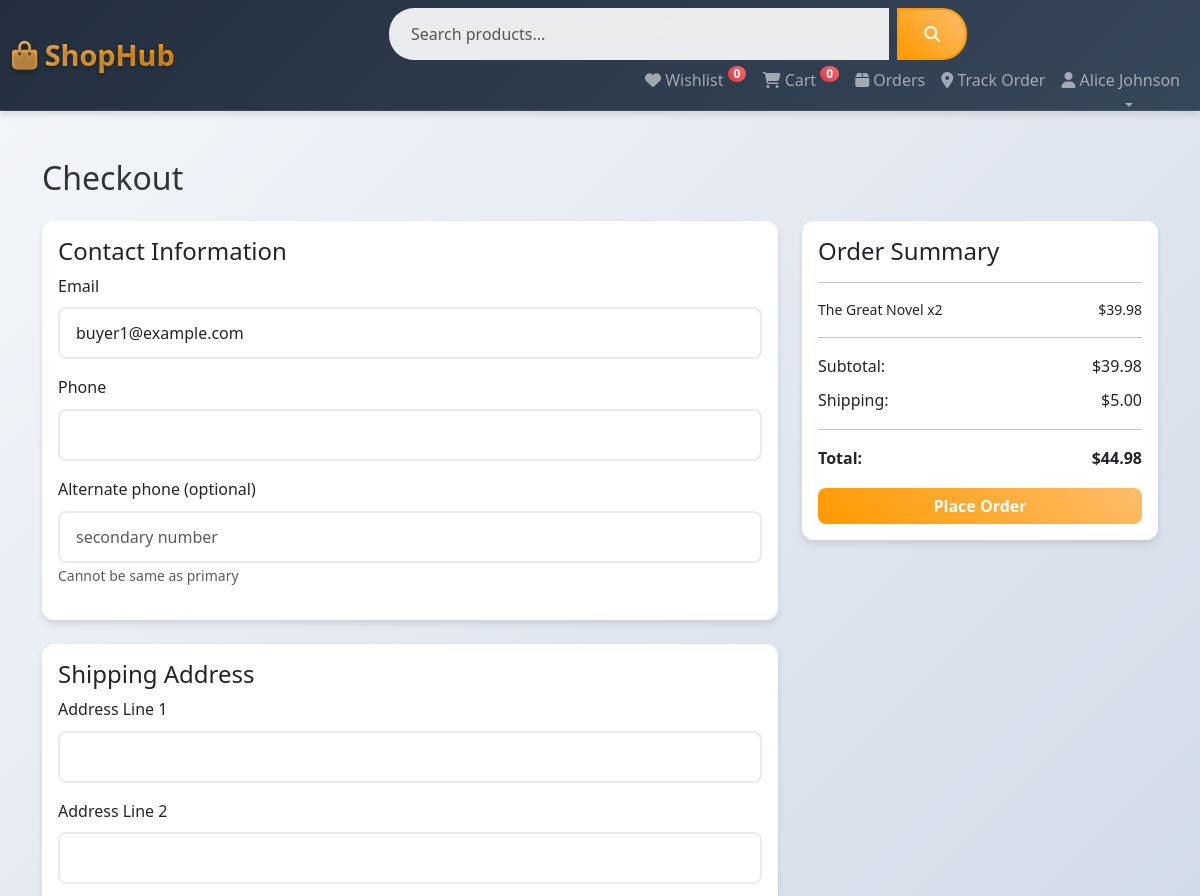
Before: /checkout.php (signed in, upper part) with the older database file.
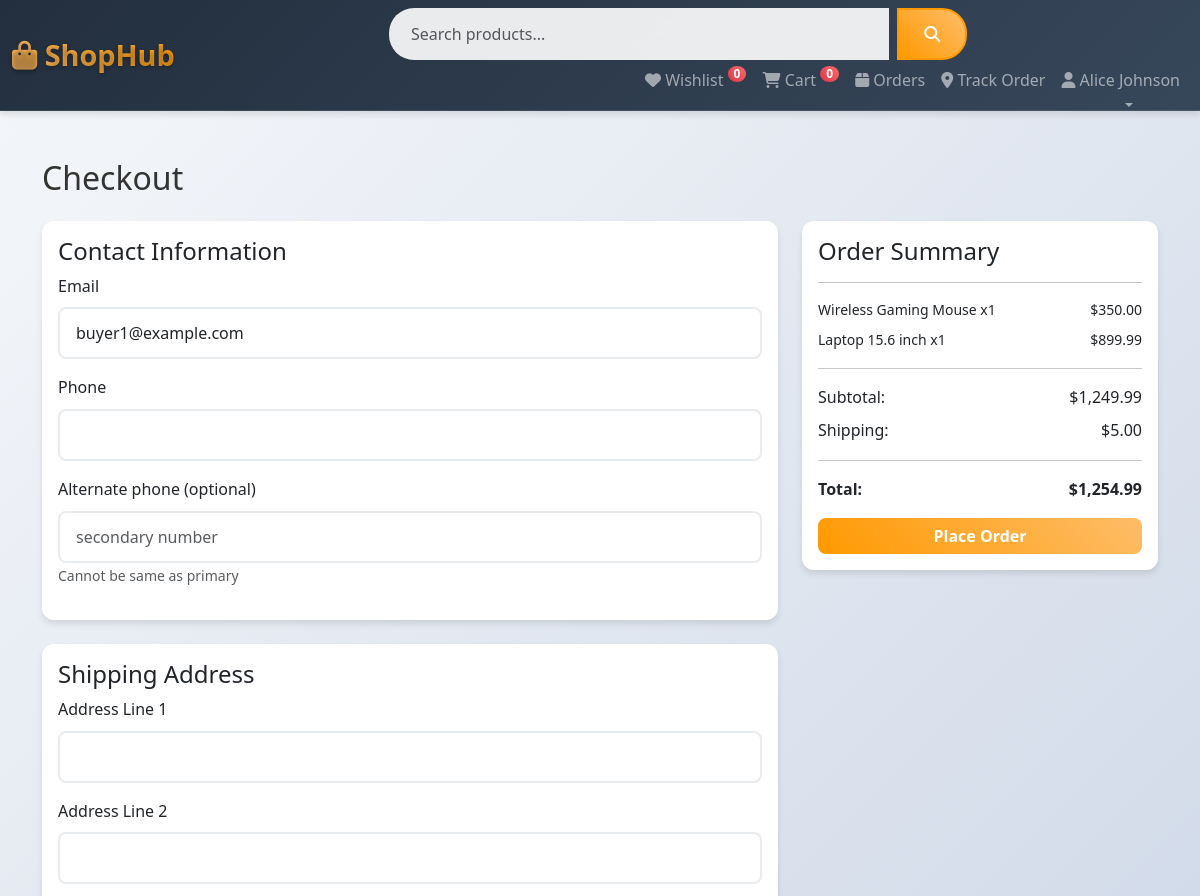
After: the same page with the newer database file.
### tables this page shows
CREATE TABLE `cart` (
  `id` int(11) NOT NULL,
  `user_id` int(11) NOT NULL,
  `product_id` int(11) NOT NULL,
  `quantity` int(11) DEFAULT 1,
  `added_at` timestamp NOT NULL DEFAULT current_timestamp()
);

CREATE TABLE `products` (
  `id` int(11) NOT NULL,
  `seller_id` int(11) NOT NULL,
  `name` varchar(255) NOT NULL,
  `description` text DEFAULT NULL,
  `price` decimal(10,2) NOT NULL,
  `stock` int(11) DEFAULT 0,
  `category` varchar(100) DEFAULT NULL,
  `image` varchar(255) DEFAULT NULL,
  `status` enum('active','inactive') DEFAULT 'active',
  `created_at` timestamp NOT NULL DEFAULT current_timestamp(),
  `language` varchar(10) DEFAULT 'en',
  `currency` varchar(3) DEFAULT 'USD'
);

### includes/header.php (called while the page is built, shortened)
<?php
$user_id   = $_SESSION['user_id']   ?? null;
?>

### checkout.php (the view, shortened to what the changed rows need)
<?php
require_once 'config/database.php';
$user_id = $_SESSION['user_id'] ?? null;
try {
    $pdo->exec("ALTER TABLE orders ADD COLUMN IF NOT EXISTS phone VARCHAR(20) NULL");
    $pdo->exec("ALTER TABLE orders ADD COLUMN IF NOT EXISTS alt_phone VARCHAR(20) NULL");
    $pdo->exec("ALTER TABLE orders ADD COLUMN IF NOT EXISTS rider_instructions TEXT NULL");
    $pdo->exec("ALTER TABLE orders ADD COLUMN IF NOT EXISTS order_number VARCHAR(20) UNIQUE NULL");
    $pdo->exec("ALTER TABLE orders ADD UNIQUE INDEX IF NOT EXISTS idx_orders_phone (phone)");
} catch(Exception $e) {}
try {
    $pdo->exec("ALTER TABLE users ADD UNIQUE INDEX IF NOT EXISTS idx_users_phone (phone)");
} catch(Exception $e) {}
$email_prefill = '';
$phone_prefill = '';
$alt_prefill = '';
if($user_id) {
    $u = $pdo->prepare("SELECT email, phone FROM users WHERE id = ?");
    $u->execute([$user_id]);
    $userRow = $u->fetch();
    if($userRow) {
        $email_prefill = $userRow['email'];
        $phone_prefill = $userRow['phone'];
    }
}
if($user_id) {
    $stmt = $pdo->prepare("SELECT c.*, p.name, p.price, p.seller_id, p.stock FROM cart c JOIN products p ON c.product_id = p.id WHERE c.user_id = ?");
    $stmt->execute([$user_id]);
    $cart_items = $stmt->fetchAll();
}
?>
<!DOCTYPE html>
<html lang="en">
<head>
    <link href="https://cdn.jsdelivr.net/npm/bootstrap@5.3.0/dist/css/bootstrap.min.css" rel="stylesheet">
    <link rel="stylesheet" href="https://cdnjs.cloudflare.com/ajax/libs/font-awesome/6.4.0/css/all.min.css">
    <link rel="stylesheet" href="assets/css/style.css">
</head>
<body>
    <?php include 'includes/header.php'; ?>
    <div class="container my-5">
        <h2 class="mb-4">Checkout</h2>
        <?php if(empty($error)): ?>
        <form method="POST">
            <div class="row">
                <div class="col-md-8">
                    <div class="card mb-4">
                        <div class="card-body">
                            <h4>Contact Information</h4>
                            <div class="mb-3">
                                <label class="form-label">Email</label>
                                <input type="email" name="email" class="form-control" value="<?= htmlspecialchars($email_prefill) ?>" required <?= $user_id ? 'readonly' : '' ?>>
                            </div>
                            <div class="mb-3">
                                <label class="form-label">Phone</label>
                                <input type="tel" name="phone" class="form-control" value="<?= htmlspecialchars($phone_prefill) ?>" required>
                            </div>
                            <div class="mb-3">
                                <label class="form-label">Alternate phone (optional)</label>
                                <input type="tel" name="alt_phone" class="form-control" placeholder="secondary number" value="<?= htmlspecialchars($alt_prefill) ?>">
                                <small class="text-muted">Cannot be same as primary</small>
                            </div>
                        </div>
                    </div>
                    <div class="card mb-4">
                        <div class="card-body">
                            <h4>Shipping Address</h4>
                            <div class="mb-3">
                                <label class="form-label">Address Line 1</label>
                                <input type="text" name="address_line1" class="form-control" required>
                            </div>
                            <div class="mb-3">
                                <label class="form-label">Address Line 2</label>
                                <input type="text" name="address_line2" class="form-control">
                            </div>
                        </div>
                    </div>
                </div>
                <div class="col-md-4">
                    <div class="card">
                        <div class="card-body">
                            <h4>Order Summary</h4>
                            <hr>
                            <?php
                            $total = 0;
                            foreach($cart_items as $item):
                                $subtotal = $item['price'] * $item['quantity'];
                                $total += $subtotal;
                            ?>
                            <div class="d-flex justify-content-between mb-2">
                                <small><?= htmlspecialchars($item['name']) ?> x<?= $item['quantity'] ?></small>
                                <small>$<?= number_format($subtotal, 2) ?></small>
                            </div>
                            <?php endforeach; ?>
                            <hr>
                            <div class="d-flex justify-content-between mb-2">
                                <span>Subtotal:</span>
                                <span>$<?= number_format($total, 2) ?></span>
                            </div>
                            <div class="d-flex justify-content-between mb-2">
                                <span>Shipping:</span>
                                <span>$5.00</span>
                            </div>
                            <hr>
                            <div class="d-flex justify-content-between mb-3">
                                <strong>Total:</strong>
                                <strong>$<?= number_format($total + 5, 2) ?></strong>
                            </div>
                            <button type="submit" class="btn btn-warning w-100">Place Order</button>
                        </div>
                    </div>
                </div>
            </div>
        </form>
        <?php endif; ?>
    </div>
</body>
</html>

Changed rows visible on the page:
removed cart: product.name "The Great Novel", quantity "2", subtotal "39.98"
added cart: product.name "Wireless Gaming Mouse", quantity "1", product.price "350.00"
added cart: product.name "Laptop 15.6 inch", quantity "1", product.price "899.99"
Other visible differences:
$total: "39.98" → "1,249.99"
$total + 5: "44.98" → "1,254.99"
